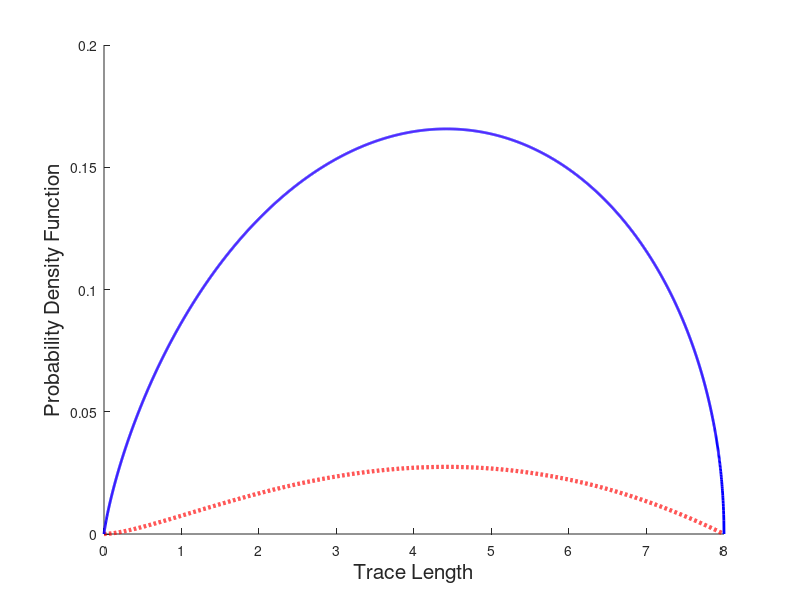

This chart was generated by the following MATLAB code: (Note: this script raises an error after producing the figure.)
%according to the theoretical distribution by  S. D. Priest(2004)
trmax=8; trmin=0;% maximum and minimum trace
l=0:0.002:trmax;
l(1,1)=0.000001;
[row,col]=size(l);
pdf=zeros(row,col);
for j=1:col
    pdf(j)=2*l(j)*(log(trmax+sqrt(trmax^2-l(j)^2))-log(l(j)))/(trmax^2-trmin^2);
end
hold on
plot(l,pdf,'m-')

%    dx=0.002;
%    inttz=pdf(1)+pdf(col);
%    for i=2:(col-1)
%       inttz=inttz+2*pdf(i);
%    end
%    inttz=0.5*inttz*dx

   
%set the order of legendre polynomial n
n=16;
a=zeros(1,(n+1)); 
x=0:0.002:trmax;
%linear transformate to interval [-1,1]
t=(x-0.5*(trmax+trmin))./(0.5*(trmax-trmin));
dt=t(2)-t(1);
%P = legendre(n,X) computes the associated Legendre functions  of degree n
%and order m = 0,1,...,n, evaluated for each element of X. Argument n must be a scalar integer, and X must contain real values in the domain . If X is a vector, then P is an (n+1)-by-q matrix, where q = length(X). Each element P(m+1,i) corresponds to the associated Legendre function of degree n and order m evaluated at X(i).
for j=1:(n+1)
   p=legendre((j-1),t);
   f=p(1,:).*pdf;   
   inttz=f(1)+f(col);
   for i=2:(col-1)
      inttz=inttz+2*f(i);
   end
   inttz=0.5*inttz*dt;
   a(j)=0.5*(2*j-1)*inttz;  %it's the coefficient of the every Legendre  polynomial
end

%%%%%%%%%%%%%%%%%%%%%%%%%%%%%%%%%%%%%%%%%%%%%%%%
%calculating the square root of error
[row,col]=size(t);
f=pdf.*pdf;
%scalar product pdf with pdf
inttz=f(1)+f(col);
for i=2:(col-1)
    inttz=inttz+2*f(i);
end
inttz=0.5*inttz*dt;
%root-mean-square error
sme=0;
for i=1:(n+1)
    sme=sme+2.0/(2*i-1)*a(i)^2;
end
sme=sqrt(inttz-sme)
% f=0;
% for j=1:(n+1)
%     p=legendre((j-1),t);
%     f=f+a(j)*p(1,:);
% end
%%%%%%%%%%%%%%%%%%%%%%%%%%%%%%%%%%%%%%%%%%%%%



%% coefficient of Legendre orthogonal polynomial
cleg=zeros((n+1),(n+1));
for i=3:(n+1)
    cleg(1,(n+1))=1;
    cleg(2,n)=1;
    cleg(2,(n+1))=0;
    for j=1:(i-1)
        cleg(i,(n+1-i+j))=(2*i-3)/(i-1)*cleg((i-1),(n+1-(i-1)+j));
    end
    for j=1:(i-2)
        cleg(i,(n+1-(i-2)+j))=cleg(i,(n+1-(i-2)+j))-(i-2)/(i-1)*cleg((i-2),(n+1-(i-2)+j));
    end
end
for i=1:(n+1)
    cleg(i,:)=a(i)*cleg(i,:);
end



clear p
p=sum(cleg);
%verify the polynomial
% f=0;
% for j=1:(n+1)
%     f=f+p(j)*t.^(n+1-j);
% end
% [row,col]=size(t);
% inttz=f(1)+f(col);
% for i=2:(col-1)
%     inttz=inttz+2*f(i);
% end
% inttz=0.5*(trmax-trmin)*0.5*inttz*dt
% p=p/inttz;%being  normalized

%acquire coefficient through binomial theorem
clear a;  clear c;
cleg=zeros((n+1),(n+1));
a=2.0/(trmax-trmin);   b=(trmax+trmin)/(trmin-trmax);
for i=1:(n+1)
    k=n+1-i;
    for j=0:k
        cleg((n+2-i),(j+i))=p(i)*nchoosek(k,j)*(a^(k-j))*(b^j);
    end
end
p=sum(cleg);
%p are the coeffcients of the fitting ploynomial of the probability density function
%p(1) is the coeffcient of Highest order of the fitting ploynomial
[row,col]=size(p);
% p(row,col)=0;
% f=polyval(p,x);
% [row,col]=size(x);
% dx=x(2)-x(1);
% inttz=f(1)+f(col);
% for i=2:(col-1)
%     inttz=inttz+2*f(i);
% end
% inttz=0.5*inttz*dx
% p=p/inttz;
% x=0:0.002:trmax;
% f=polyval(p,x);


plot(x,f,'r--','LineWidth',3)
hold on
plot(x,pdf,'b-','LineWidth',2)
xlabel('Trace Length','FontSize',15)
ylabel('Probability Density Function','FontSize',15)
set(gca,'XTick',[0,1,2,3,4,5,6,7,8,9],'XTickLabel',{'0','1','2','3','4','5','6','7','8','9'},'FontSize',10)
legend('Best polynomial approximation of PDF','Theoretical value of distribution of trace',2)
legend boxoff
box off


%%%%%%%%%%%%%%%%%%%%%%%%%%%%%%%%%%%%% The following are the process to obtian PDF of radius%%%%%%%%%%%%%%%%%%%%%%%%%
%calculate the Abel integral equation
a=p;
[row,col]=size(a);
ind=(col-1):-1:1;
a=a(1,ind);

syms x y F
F=sym('0');
for k=1:(col-1)
	f=a(k)*(k-1)*(y^(k-2))*(y^2-x^2)^(-1/2);
	F=F+int(f,y,x,trmax);
end
F=-2*F*x/pi;


ix=[eps:0.002:trmax];
[row,col]=size(ix);
iy=zeros(row,col);
for i=1:col
	iy(1,i)=subs(F,x,ix(i));
end
%Z = trapz(X,Y) computes the integral of Y with respect to X using trapezoidal integration. 
m=1.0/trapz(ix,iy)
hold on
%distribution of radius; <<<<refer to P72 _doctoral dissertation>>>>>>
F=m*F;
for i=1:col
	iy(1,i)=ix(i)*subs(F,x,ix(i));
end
mc=trapz(ix,iy)

%calculateing PDF of radius
for i=1:col
	iy(1,i)=subs(F,x,ix(i));
end
figure(2)
plot(ix,iy,'ro--','LineWidth',2,'MarkerSize',5)
hold on
plot(ix,0.125*ones(row,col),'b-','LineWidth',2,'MarkerSize',5)
xlabel('Radius','FontSize',15)
ylabel('PDF of radius','FontSize',15)
